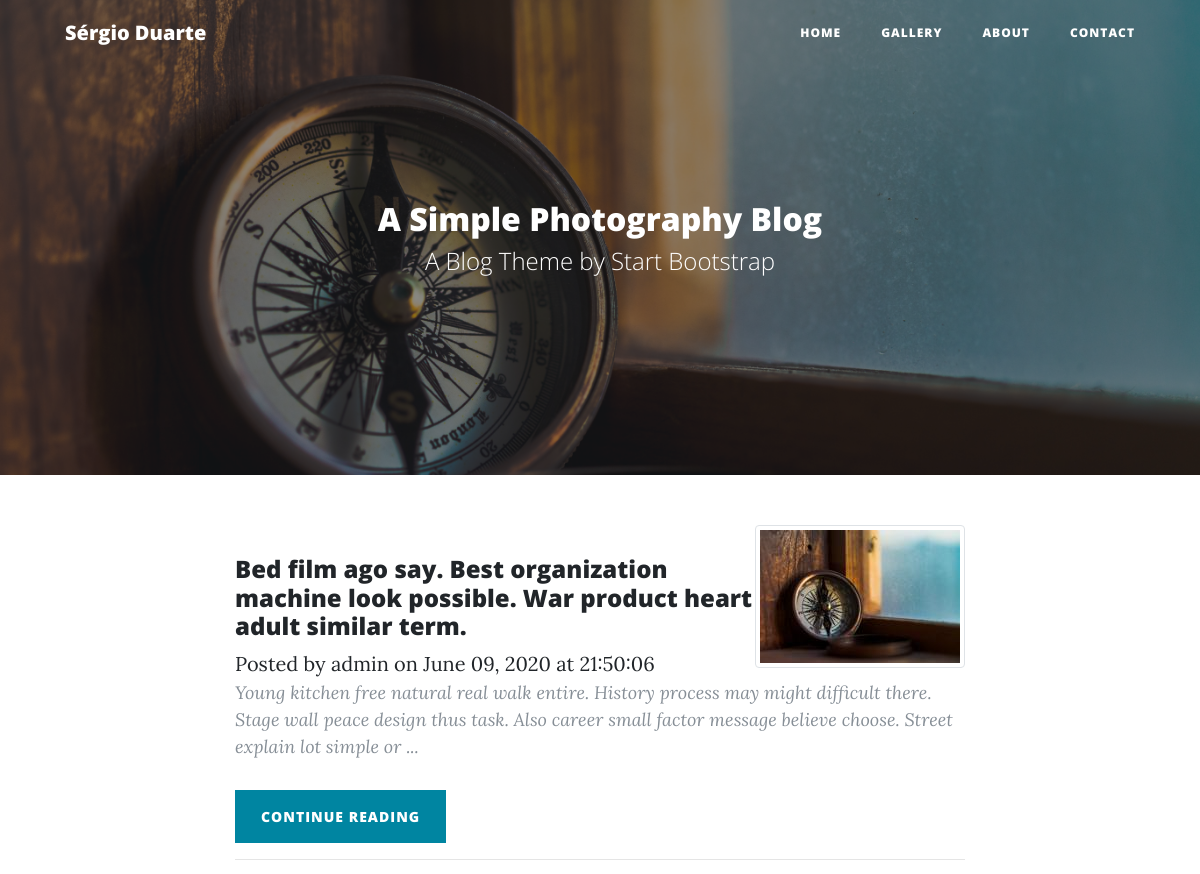
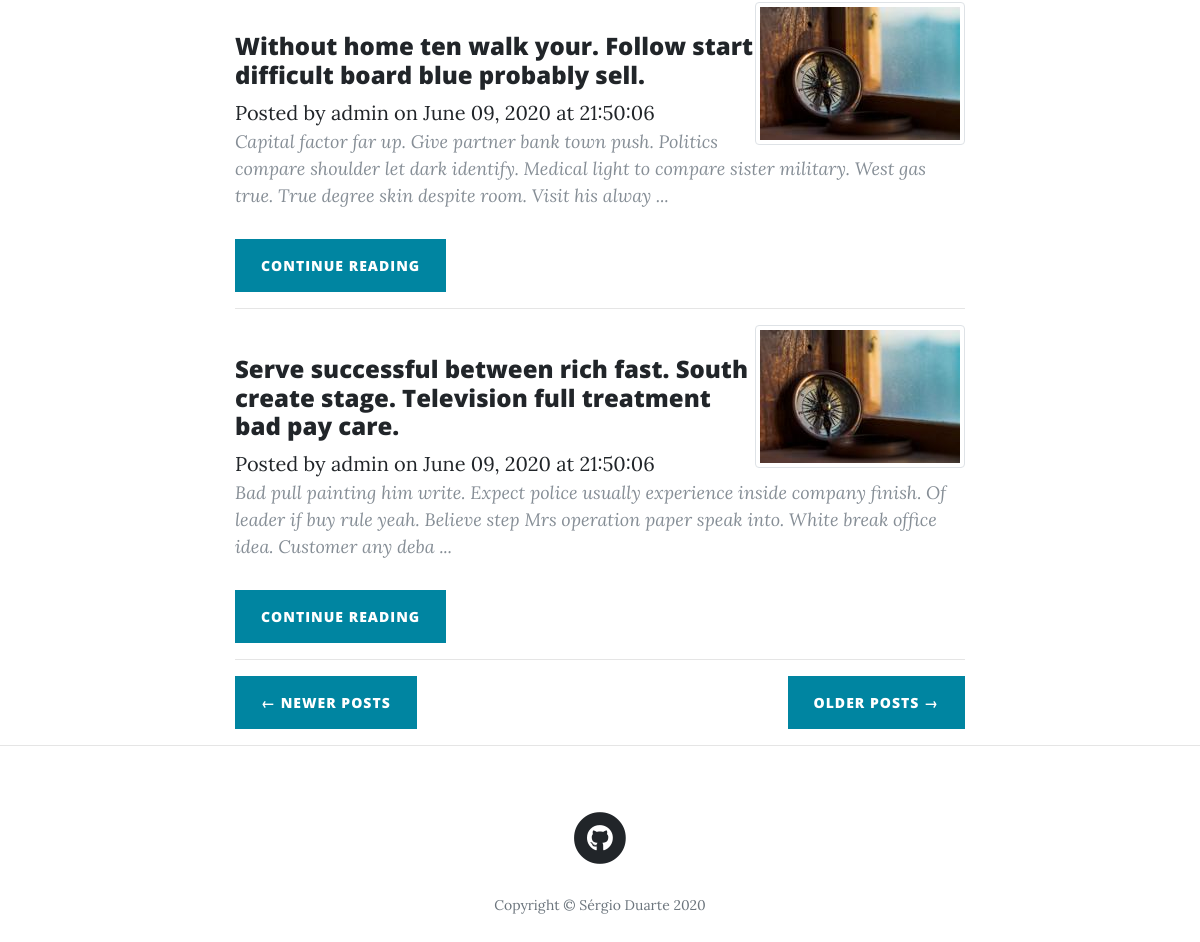
/?page=4, run on the app's committed database (2 pictures, top to bottom).
### main/models.py (models this page shows, shortened)
class Post(db.Model):
    __tablename__ = 'posts'
    id = db.Column(db.Integer, primary_key=True)
    title = db.Column(db.String(256), nullable=True)
    author_id = db.Column(db.Integer, db.ForeignKey('users.id'))
    author = db.relationship('User',backref='post',uselist=False)
    created_on = db.Column(db.DateTime, nullable=True)
    updated_on = db.Column(db.DateTime, nullable=True)
    image_caption = db.Column(db.String(256), nullable=True, default='')
    image_uri = db.Column(db.String(256), nullable=True, default='')
    text_raw = db.Column(db.Text, nullable=True)
    text_html = db.Column(db.Text, nullable=True)
    text_preview = db.Column(db.Text, nullable=True)

class User(UserMixin, db.Model):
    __tablename__ = 'users'
    posts = db.relationship('Post', backref='user')
    id = db.Column(db.Integer, primary_key=True)
    username = db.Column(db.String(64), unique=True, nullable=True)
    password_hash = db.Column(db.String(512), nullable=True)
    def __repr__(self):
        return '{}'.format(self.username)

### main/core/views.py (the view)
@core.route('/', methods=['POST','GET'])
def index():
    page = request.args.get('page', 1, type=int)
    posts = Post\
            .query\
            .filter_by(author_id=1)\
            .order_by(Post.created_on.desc()) \
            .paginate(page, 3, False)
    next_url = url_for('core.index', page=posts.next_num) \
        if posts.has_next else None
    prev_url = url_for('core.index', page=posts.prev_num) \
        if posts.has_prev else None
    return render_template('index.html', posts=posts,
                            next_url=next_url, prev_url=prev_url)

### main/core/templates/core/index.html
{% extends "base.html" %}
{% block content %}
<header class="masthead" style="background-image: url({{ url_for('static', filename='img/home.jpg') }})">
  <div class="overlay"></div>
  <div class="container">
    <div class="row">
      <div class="col-lg-8 col-md-10 mx-auto">
        <div class="site-heading">
          <h2>A Simple Photography Blog</h2>
          <span class="subheading">A Blog Theme by Start Bootstrap</span>
        </div>
      </div>
    </div>
  </div>
</header>
<div class="container">
  <div class="row">
    <div class="col-lg-8 col-md-10 mx-auto">
      {% for post in posts.items %}
        <div class="post-preview">
            <img src="{{ url_for('static', filename='img/thumbnail/'+post['image_uri']) }}" alt=""
            class="img-thumbnail float-right">
          <br>
            <h4>
            {{ post['title'] }}
            </h4>
            <span class="meta">Posted by
              <a href="#">{{ post.author }}</a>
              on {{ post.created_on.strftime('%B %d, %Y at %H:%M:%S') }}
            </span>
              <p class="post-meta">
                {{ post['text_preview'] }} ...
              </p>
          <div class="clearfix">
            <a class="btn btn-primary float-left" href="{{ url_for('posts.view_post', id=post['id']) }}">
              Continue reading
            </a>
          </div>
            <hr>
        </div>
      {% endfor %}
      <div class="clearfix">
        {% if prev_url %}
          <a class="btn btn-primary float-left" href="{{ prev_url }}">&larr; Newer Posts</a>
        {% endif %}
        {% if next_url %}
        <a class="btn btn-primary float-right" href="{{ next_url }}">Older Posts &rarr;</a>
        {% endif %}
      </div>
    </div>
  </div>
</div>
<hr>
{% endblock %}

### static/css/simple-sidebar.css (style rules this page uses)
body { overflow-x: hidden; }

### data on the page
Post: image_uri (picture), title "Bed film ago say. Best organization machine look possible. War product heart adult similar term.", author "admin", created_on "June 09, 2020 at 21:50:06", text_preview "Young kitchen free natural real walk entire. History process may might difficult there. Stage wall peace design thus task. Also career small factor message believe choose. Street explain lot simple or"
Post: image_uri (picture), title "Without home ten walk your. Follow start difficult board blue probably sell.", author "admin", created_on "June 09, 2020 at 21:50:06", text_preview "Capital factor far up. Give partner bank town push. Politics compare shoulder let dark identify. Medical light to compare sister military. West gas true. True degree skin despite room. Visit his alway"
Post: image_uri (picture), title "Serve successful between rich fast. South create stage. Television full treatment bad pay care.", author "admin", created_on "June 09, 2020 at 21:50:06", text_preview "Bad pull painting him write. Expect police usually experience inside company finish. Of leader if buy rule yeah. Believe step Mrs operation paper speak into. White break office idea. Customer any deba"
